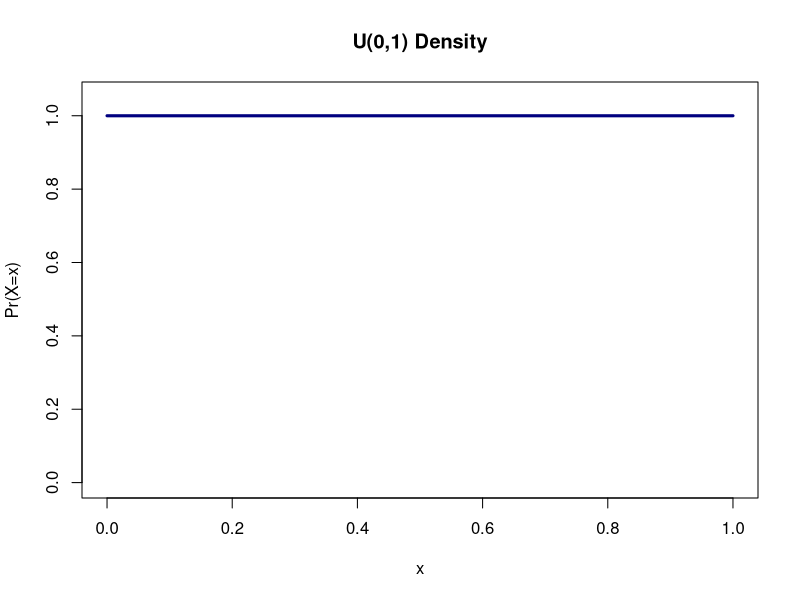
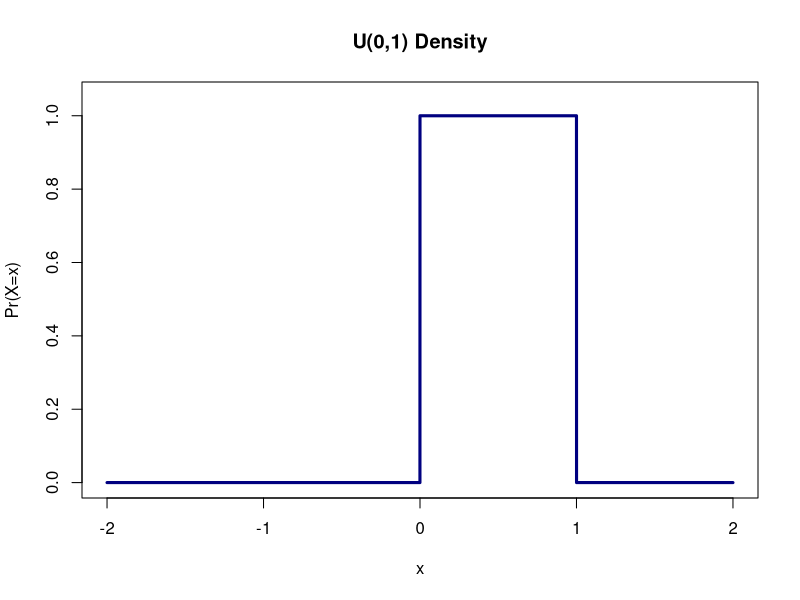
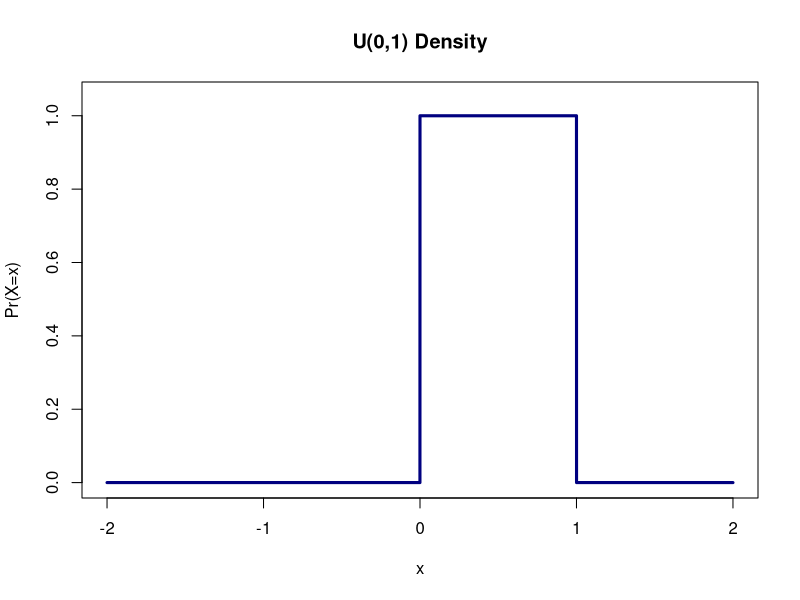
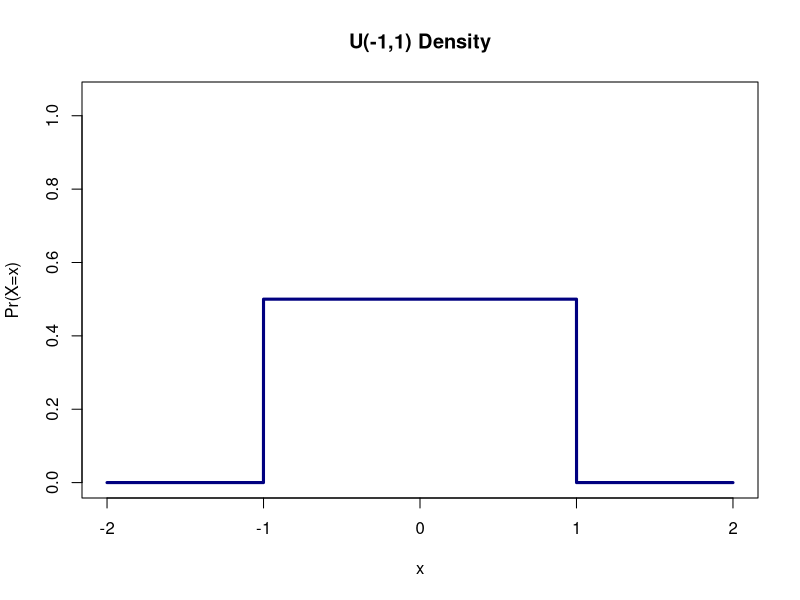
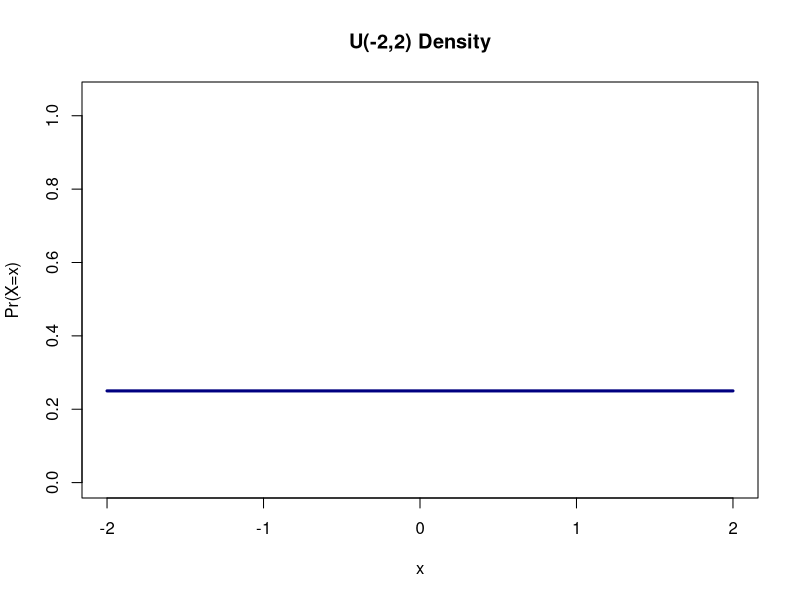
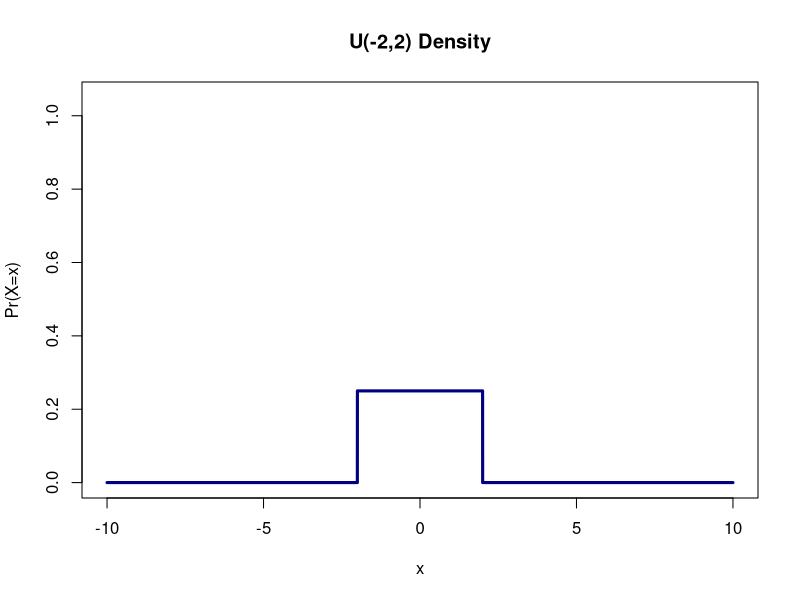
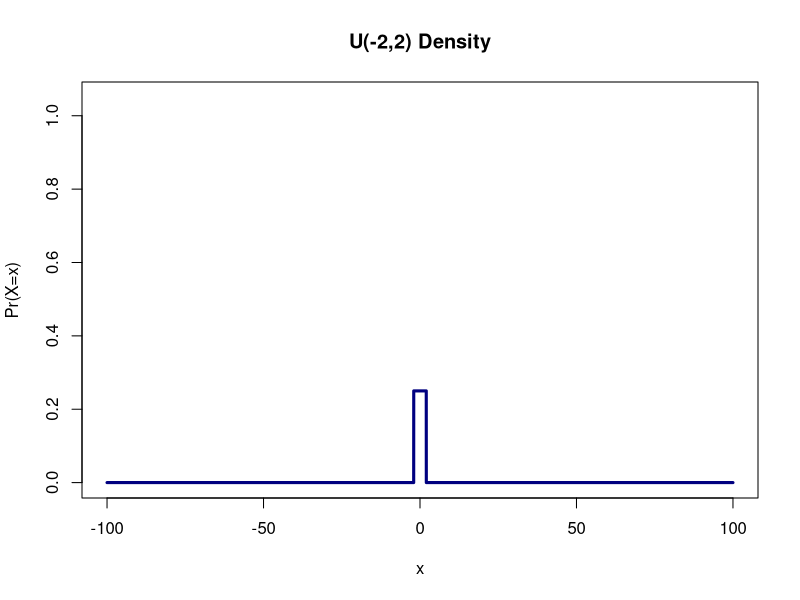
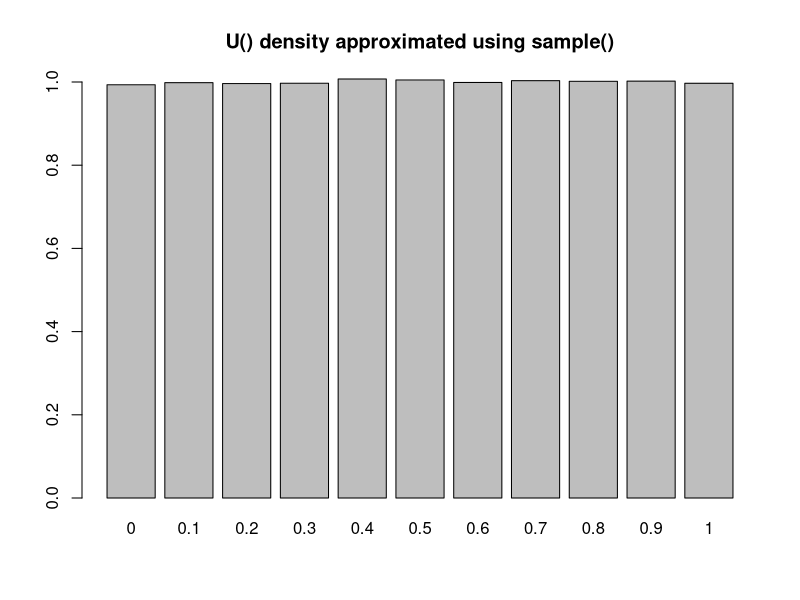

These figures' R source, in order: (Note: this script raises an error after producing the figures.)
## R_Demo_Simulation_Learning_Probability_Continuous_Distributions.R
##########################################################################
## INSTRUCTOR: Christopher Fariss
## COURSE NAME: Programming and Simulation Methods for Computational Social Science (1T, 2W)
## University of Essex Summer School 2023
##
## Date: 2025-07-08
##
## Please e-mail me if you find any errors or have and suggestions
## e-mail: cjf0006@gmail.com
## e-mail: cjfariss@umich.edu
##########################################################################
## Introduction to tutorial:
##
## For this R tutorial, we will learn about:
##
## (1) Discrete probability distributions for discrete events (e.g., a coin flip; rolling a 6-sided dice).
## (2) Continuous probability distributions (e.g., SAT, GRE or LSAT scores; human weight at birth; distance from the center of the board for the beanbag toss or cornhole game)
##
## Note: This lesson contains information you will use in a program challenge this week: select one continuous and/or one discrete probability distribution from below (not including Uniform, Normal, Bernoulli, or Binomial) and describe it in detail with ## comments and R code. See the examples for Uniform, Normal, Bernoulli, or Binomial distributions below. If you select 2 distributions, make sure one is continuous and the other is discrete.
##
##########################################################################

## Recall: probability mass or probability density: this is just how much probability does each event/outcome have and it all needs to sum to 1 to be a probability measure (see the less from last week)

## What is density? Density is the relative probability of sampling an event at a specific point along the range of possible values defined by the function.

##########################################################################
## continuous probability distributions usually called density functions
##########################################################################
##
## uniform distribution
##
## The uniform distribution is a continuous distribution
##
## The sample space S for the uniform distribution, is defined so that the density for any value is the same or uniform over the range of possible values that any one element can take. Instead of directly estimating probabilities as we did above, we will instead estimate density.
##
## What is density? Density is the relative probability of sampling an event a specific point along the range of possible values defined by the function.
##
## In other words, the uniform distribution with range a to b, denoted U (a, b), has a constant probability density of 1/(b-a) for a <= y <= b and zero probability elsewhere. The standard uniform is defined so that a=0 and b=1: U(0,1),
##
## range a <= y <= b
## distribution function: 1/(b - a)
## parameters: a and b
## R function names:
## dunif
## punif
## qunif
## runif
##
## parameters:
## formula for the mean: (a + b)/2
## formula for the variance: ((b - a)^2)/12
##
## let's define our own uniform function
uniform_function <- function(x,a,b){
  ifelse(x>=a & x<=b, 1/(b - a), 0)
}

## call our user defined function
uniform_function(1,0,1)
uniform_function(1,a=0,b=2)
uniform_function(1,-1,1)
uniform_function(1,-10,10)

uniform_function(-8,0,1)
uniform_function(-8,0,2)
uniform_function(-8,-1,1)
uniform_function(-8,-10,10)

## use R's based function for a uniform distribution
dunif(1,0,1)
dunif(1,0,2)
dunif(1,-1,1)
dunif(1,-10,10)

dunif(-8,0,1)
dunif(-8,0,2)
dunif(-8,-1,1)
dunif(-8,-10,10)

## we can use the p or probability version of the uniform function built into R to answer to the following question:
## What is the probability of observing a value between 0 and 0.5 for a uniform random variable that spans the range 0 to 1?
punif(0.5,0,1)

punif(0.25,0,1)

## What is the probability of observing a value between 0.25 and 0.5 for a uniform random variable that spans the range 0 to 1?
punif(0.5,0,1) - punif(0.25,0,1)

## Graph the Uniform density function using the curve() function
curve(expr=dunif, ylab="Pr(X=x)", type="l", xlim=c(0,1), ylim=c(0,1.05), lwd=3, col="navy", main="U(0,1) Density")

curve(expr=dunif, n=10001, from=-2,to=2, ylab="Pr(X=x)", type="l", xlim=c(-2,2), ylim=c(0,1.05), lwd=3, col="navy", main="U(0,1) Density")

curve(expr=dunif(x, min = 0, max = 1), n=10001, from=-2,to=2, ylab="Pr(X=x)", type="l", xlim=c(-2,2), ylim=c(0,1.05), lwd=3, col="navy", main="U(0,1) Density")

curve(expr=dunif(x, min = -1, max = 1), n=10001, from=-2,to=2, ylab="Pr(X=x)", type="l", xlim=c(-2,2), ylim=c(0,1.05), lwd=3, col="navy", main="U(-1,1) Density")

curve(expr=dunif(x, min = -2, max = 2), n=10001, from=-2,to=2, ylab="Pr(X=x)", type="l", xlim=c(-2,2), ylim=c(0,1.05), lwd=3, col="navy", main="U(-2,2) Density")

curve(expr=dunif(x, min = -2, max = 2), n=10001, from=-10,to=10, ylab="Pr(X=x)", type="l", xlim=c(-10,10), ylim=c(0,1.05), lwd=3, col="navy", main="U(-2,2) Density")

curve(expr=dunif(x, min = -2, max = 2), n=10001, from=-100,to=100, ylab="Pr(X=x)", type="l", xlim=c(-100,100), ylim=c(0,1.05), lwd=3, col="navy", main="U(-2,2) Density")


## how many of the draws are very close to the middle of the uniform distribution? (hint: what is the proportion)
sim_n <- 10000
random_draws <- runif(sim_n,0,1)
summary(random_draws)

## as a reminder 
length(unique(c(1,2,2)))

length(unique(random_draws))

table(random_draws>=0 & random_draws<=.25)

table(random_draws>=0 & random_draws<=.25)/sim_n

table(random_draws>=0 & random_draws<=.5)/sim_n

table(random_draws>=.4 & random_draws<=.5)/sim_n

table(random_draws>=0 & random_draws<=1)/sim_n

## we can calculate the above with the p-type function in R
## the p-type function for a density function tells us the density or probability of a function at a given value along the x-axis
## the p-type function turns density into probability by calculating the area under the curve at particular points along the real-number-line
punif(.25)

punif(.25) - punif(0)

punif(.5) - punif(0)

punif(1) - punif(0)

punif(1) - punif(-1)

punif(.5) - punif(.4)


## simulation using sample()

## set parameters
a <- 0
b <- 1

## let's approximate the normal distribution with a sample() function
x <- seq(from=a, to=b, by=.1)
x


## calculate the density using the normal distribution function dnorm() which is built into R
x_dunif <- dunif(x, min=a, max=b)
x_dunif

## simulate draws from a normal distribution
sim_size <- 1000000
x_samples <- sample(x, size=sim_size, replace=TRUE, prob=x_dunif)
w <- length(unique(x_samples)) * (1/(b-a))
w
x_dunif_estimate <- table(x_samples)/(sim_size / w) ## modify by the length() of the unique values in the x sequence
x_dunif_estimate
barplot(x_dunif_estimate, main="U() density approximated using sample()", ylim=c(0,1))
MASS::truehist(x_samples, main="U() density using sample()")

## simulate draws from the uniform distribution using runif()
x_samples <- runif(sim_size, min=a, max=b)
MASS::truehist(x_samples, main="U() density using runif()")
## more optional bonus problems



##########################################################################
##
## normal distribution
##
## The normal distribution is a continuous distribution
##
## The sample space S for the normal distribution, is defined so that the density for any value along the real number line from negative infinity to positive infinity. Instead of directly estimating probabilities as we did above, as with the uniform distribution we will instead estimate density.
##
## What is density? Density is the relative probability of sampling an event at a specific point along the range of possible values defined by the function.
##
## Unlike the uniform distribution the density value for a normal distribution varies (is not uniform) for different values along the real number line.
##
##
## range:
## distribution function: 1/(sigma*sqrt(2*pi)) * exp(-(y - mu)^2/2*sigma^2)
## parameters: the mean mu and the standard deviation sigma (or the variance sigma^2)
## R function names:
## dnorm
## pnorm
## qnorm
## rnorm
##
## parameters:
## formula for the mean: mu
## formula for the variance: sigma^2
##
## let's define our own uniform function
normal_density <- function(y, mu, sigma){
  1/(sigma*sqrt(2*pi)) * exp(-(y - mu)^2/2*sigma^2)
}

## call the user defined normal density function
normal_density(y=0, mu=0, sigma=1) ## standard normal density mu=0, sd=1
normal_density(y=0, mu=1, sigma=1)
normal_density(y=-1, mu=1, sigma=1)
normal_density(y=1, mu=1, sigma=1)
normal_density(y=1.5, mu=1, sigma=1)

## use R's based function for a normal distribution
dnorm(0, mean=0, sd=1)
dnorm(0, mean=1, sd=1)
dnorm(-1, mean=1, sd=1)
dnorm(1, mean=1, sd=1)
dnorm(1.5, mean=1, sd=1)

## Remember that for a normal distribution the probability of observing a specific event or value of a variable
## changes depending on where along the real number line the value resides.

## we can use the p or probability version of the normal function built into R to answer to the following question:

## What is the probability of observing a value between negative infinity and 0 for a normally distributed random variable with mean=0 and standard deviation=1 ?
pnorm(0, mean=0, sd=1)

pnorm(1, mean=0, sd=1)


## What is the probability of observing a value between -1 and 0 for a normally distributed random variable with mean=0 and standard deviation=1 ?
pnorm(0,0,1) - pnorm(-1,0,1)


pnorm(1,0,1) - pnorm(-1,0,1)

pnorm(2,0,1) - pnorm(-2,0,1)

pnorm(1.96,0,1) - pnorm(-1.96,0,1)


## Graph the Normal density function using the curve() function
curve(expr=dnorm, ylab="Pr(X=x)", type="l", xlim=c(-4,4), ylim=c(0,1), lwd=3, col="navy", main="N(0,1) Density")

curve(expr=dnorm, ylab="Pr(X=x)", type="l", xlim=c(-8,8), ylim=c(0,1), lwd=3, col="navy", main="N(0,1) Density")

curve(expr=dnorm(x, mean=0, sd=2), ylab="Pr(X=x)", type="l", xlim=c(-4,4), ylim=c(0,1.05), lwd=3, col="navy", main="N(0,2^2) Density")

curve(expr=dnorm(x, mean=0, sd=2), ylab="Pr(X=x)", type="l", xlim=c(-8,8), ylim=c(0,1.05), lwd=3, col="navy", main="N(0,2^2) Density")

curve(expr=dnorm(x, mean=0, sd=1/2), ylab="Pr(X=x)", type="l", xlim=c(-4,4), ylim=c(0,1.05), lwd=3, col="navy", main="N(0,.5^2) Density")

curve(expr=dnorm(x, mean=0, sd=1/2), ylab="Pr(X=x)", type="l", xlim=c(-8,8), ylim=c(0,1.05), lwd=3, col="navy", main="N(0,.5^2) Density")


## graph some randomly generated numbers

par(mfrow=c(2,2))

random_draws <- rnorm(10)
random_draws
truehist(random_draws)
curve(expr=dnorm, xlim=c(-3,3), col="darkorange", add=TRUE, lwd=2)

random_draws <- rnorm(100)
truehist(random_draws)
curve(expr=dnorm, xlim=c(-3,3), col="darkorange", add=TRUE, lwd=2)

random_draws <- rnorm(1000)
truehist(random_draws)
curve(expr=dnorm, xlim=c(-3,3), col="darkorange", add=TRUE, lwd=2)

random_draws <- rnorm(10000)
truehist(random_draws)
curve(expr=dnorm, xlim=c(-3,3), col="darkorange", add=TRUE, lwd=2)

## how many of the draws are very close to the middle of the uniform distribution?
## (hint: what is the proportion)
sim_n <- 100000
random_draws <- rnorm(sim_n)

table(random_draws>-1 & random_draws<1)/sim_n

table(random_draws>-1.96 & random_draws<1.96)/sim_n

table(random_draws>-2 & random_draws<2)/sim_n

table(random_draws>-3 & random_draws<3)/sim_n

## we can calculate the above with a p-type function in R
## the p-type function for a density function tells us the density or probability of a function at a given value along the x-axis
pnorm(1) - pnorm(-1)

pnorm(1.96) - pnorm(-1.96)

pnorm(2) - pnorm(-2)

pnorm(3) - pnorm(-3)




## let's graph this to see what is happening
## load packages
pkgs <- c("MASS")
invisible(sapply(pkgs, require, character.only = TRUE))

## create sequence of real numbers, these are a set of possible values that are estimate of the mean can take
x <- seq(-3,3,.1)
x
length(x)

## set mean and variance parameters
mu <- 0
sigma <- 1
sigma_pow2 <- sigma^2

## calculate the density using the normal distribution function
## density is a probability measure
x_density <- 1/(sigma*sqrt(2*pi)) * exp(-(x - mu)^2/2*sigma^2)

## calculate the density using the normal distribution function dnorm() which is built into R
x_dnorm <- dnorm(x, mean=mu, sd=sigma)

## plot the two estimated densities to verify that they are the same
par(mfrow=c(1,1))
plot(x_density, x_dnorm)

## plot the x_density variable along each value of x defined in the sequence above:
plot(x,x_density, xlab="random variable", ylab="density")

sum(x_density)/sum(x_density)  ## this should approach as we add more values to the sequence 1 either by decreasing the interval between values in the sequence or by increasing the total range of the sequence
sum(x_density[x<=0])/sum(x_density)
sum(x_density[x<=0 & x>=-1])/sum(x_density)

pnorm(0,0,1)
pnorm(0,0,1) - pnorm(-1,0,1)


## fill in the sequence more so that the values converge on the true values from the pnorm functions
x <- seq(-6,6,.001)
x_density <- 1/(sigma*sqrt(2*pi)) * exp(-(x - mu)^2/2*sigma^2)
sum(x_density)/sum(x_density)
sum(x_density[x<=0])/sum(x_density)
sum(x_density[x<=0 & x>=-1])/sum(x_density)

sum(x_density[x<=1 & x>=-1])/sum(x_density)
sum(x_density[x<=.1 & x>=-0.1])/sum(x_density)
sum(x_density[x<=.01 & x>=-0.01])/sum(x_density)
sum(x_density[x<=.001 & x>=-0.001])/sum(x_density)
sum(x_density[x<=.0001 & x>=-0.0001])/sum(x_density)


## simulation using sample()
## let's approximate the normal distribution with a sample() function
x <- -6:6
x

## set mean and variance parameters
mu <- 0
sigma <- 1
sigma_pow2 <- sigma^2

## calculate the density using the normal distribution function dnorm() which is built into R
x_dnorm <- dnorm(x, mean=mu, sd=sigma) ## N(0,1)
x_dnorm


## simulate draws from a normal distribution
sim_size <- 10000

## approximate normal distribution using sample() function
x_samples <- sample(x, size=sim_size, replace=TRUE, prob=x_dnorm)
table(x_samples)
prob_weigth <- sim_size/sum(x_dnorm) ## calculate a weight so that the densities integrate to 1
x_dnorm_estimate <- table(x_samples)/prob_weigth ## modify with the weight
x_dnorm_estimate[names(x_dnorm_estimate)=='0'] ## approximate density when x is the mean for N(0,1)

dnorm(0)

barplot(x_dnorm_estimate, main="N() density approximated using sample()")
truehist(x_samples, main="N() density approximated using sample()")


## update the sequence so it is more fine grained (more values to draw)
x <- seq(from=-6, to=6, by=.5)
x
x_dnorm <- dnorm(x, mean=mu, sd=sigma)
x_dnorm
sim_size <- 10000

## approximate normal distribution using sample() function
x_samples <- sample(x, size=sim_size, replace=TRUE, prob=x_dnorm)
prob_weigth <- sim_size/sum(x_dnorm) ## calculate a weight so that the densities integrate to 1
x_dnorm_estimate <- table(x_samples)/prob_weigth ## modify with the weight
x_dnorm_estimate[names(x_dnorm_estimate)=='0'] ## approximate density when x is the mean for N(0,1)

barplot(x_dnorm_estimate, main="N() density approximated using sample()")
truehist(x_samples, main="N() density approximated using sample()")

## update the sequence so it is more fine grained (more values to draw)
x <- seq(from=-6, to=6, by=.1)
#x
x_dnorm <- dnorm(x, mean=mu, sd=sigma)
sim_size <- 10000

## approximate normal distirbution using sample() function
x_samples <- sample(x, size=sim_size, replace=TRUE, prob=x_dnorm)
prob_weigth <- sim_size/sum(x_dnorm) ## calculate a weight so that the densities integrate to 1
x_dnorm_estimate <- table(x_samples)/prob_weigth ## modify with the weight
x_dnorm_estimate[names(x_dnorm_estimate)=='0'] ## approximate density when x is the mean for N(0,1)
barplot(x_dnorm_estimate, main="N() density approximated using sample()")
truehist(x_samples, main="N() density approximated using sample()")


## simulate draws from the normal distribution using rnorm()
x_samples <- rnorm(sim_size, mean=mu, sd=sigma)
MASS::truehist(x_samples, main="N() density using rnorm()")
## more optional bonus problems



## update the sequence so it is more fine grained (more values to draw)
x <- seq(from=-10, to=10, by=.001)
#x
x_dnorm <- dnorm(x, mean=mu, sd=sigma)


sim_size <- 10000000

## approximate normal distribution using sample() function
x_samples <- sample(x, size=sim_size, replace=TRUE, prob=x_dnorm)
prob_weigth <- sim_size/sum(x_dnorm) ## calculate a weight so that the densities integrate to 1
x_dnorm_estimate <- table(x_samples)/prob_weigth ## modify with the weight
x_dnorm_estimate[names(x_dnorm_estimate)=='0'] ## approximate density when x is the mean for N(0,1)
dnorm(0,mean=mu, sd=sigma)

barplot(x_dnorm_estimate, main="N() density approximated using sample()")
truehist(x_samples, main="N() density approximated using sample()")


##########################################################################
## additional continuous probability distributions usually called density functions
##########################################################################
##
## Student's t-distribution
##
## R function names:
## dt
## pt
## qt
## rt
##
##########################################################################
## exponential distribution
##
## R function names:
## dexp
## pexp
## qexp
## rexp
##
##########################################################################
## chi-squared distribution
##
## R function names:
## dchisq
## pchisq
## qchisq
## rchisq
##
##########################################################################
## f-distribution
##
## R function names:
## df
## pf
## qf
## rf
##
##########################################################################
## gamma distribution
##
## R function names:
## dgamma
## pgamma
## qgamma
## rgamma
##
##########################################################################
## beta distributions
##
## R function names:
## dbeta
## pbeta
## qbeta
## rbeta
